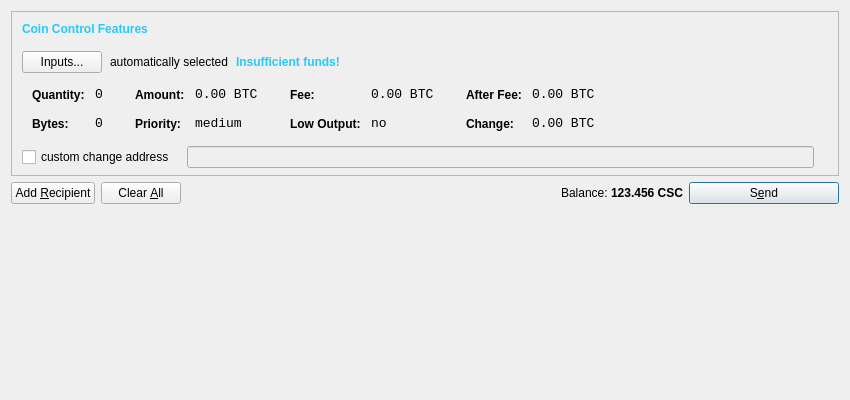
<?xml version="1.0" encoding="UTF-8"?>
<ui version="4.0">
 <class>SendCoinsDialog</class>
 <widget class="QDialog" name="SendCoinsDialog">
  <property name="geometry">
   <rect>
    <x>0</x>
    <y>0</y>
    <width>850</width>
    <height>400</height>
   </rect>
  </property>
  <property name="windowTitle">
   <string>Send Coins</string>
  </property>
  <layout class="QVBoxLayout" name="verticalLayout" stretch="0,0,1">
   <property name="bottomMargin">
    <number>8</number>
   </property>
   <item>
    <widget class="QFrame" name="frameCoinControl">
     <property name="sizePolicy">
      <sizepolicy hsizetype="Expanding" vsizetype="Expanding">
       <horstretch>0</horstretch>
       <verstretch>0</verstretch>
      </sizepolicy>
     </property>
     <property name="maximumSize">
      <size>
       <width>16777215</width>
       <height>16777215</height>
      </size>
     </property>
     <property name="frameShape">
      <enum>QFrame::StyledPanel</enum>
     </property>
     <property name="frameShadow">
      <enum>QFrame::Sunken</enum>
     </property>
     <layout class="QVBoxLayout" name="verticalLayoutCoinControl2">
      <property name="spacing">
       <number>6</number>
      </property>
      <property name="leftMargin">
       <number>0</number>
      </property>
      <property name="topMargin">
       <number>0</number>
      </property>
      <property name="rightMargin">
       <number>0</number>
      </property>
      <property name="bottomMargin">
       <number>6</number>
      </property>
      <item>
       <layout class="QVBoxLayout" name="verticalLayoutCoinControl" stretch="0,0,0,0,1">
        <property name="spacing">
         <number>0</number>
        </property>
        <property name="leftMargin">
         <number>10</number>
        </property>
        <property name="topMargin">
         <number>10</number>
        </property>
        <item>
         <layout class="QHBoxLayout" name="horizontalLayoutCoinControl1">
          <property name="bottomMargin">
           <number>15</number>
          </property>
          <item>
           <widget class="QLabel" name="labelCoinControlFeatures">
            <property name="sizePolicy">
             <sizepolicy hsizetype="Preferred" vsizetype="Maximum">
              <horstretch>0</horstretch>
              <verstretch>0</verstretch>
             </sizepolicy>
            </property>
            <property name="font">
             <font>
              <weight>75</weight>
              <bold>true</bold>
             </font>
            </property>
            <property name="styleSheet">
             <string notr="true">color:rgb(37, 201, 252);font-weight:bold;</string>
            </property>
            <property name="text">
             <string>Coin Control Features</string>
            </property>
           </widget>
          </item>
         </layout>
        </item>
        <item>
         <layout class="QHBoxLayout" name="horizontalLayoutCoinControl2" stretch="0,0,0,0">
          <property name="spacing">
           <number>8</number>
          </property>
          <property name="bottomMargin">
           <number>10</number>
          </property>
          <item>
           <widget class="QPushButton" name="pushButtonCoinControl">
            <property name="styleSheet">
             <string notr="true"/>
            </property>
            <property name="text">
             <string>Inputs...</string>
            </property>
           </widget>
          </item>
          <item>
           <widget class="QLabel" name="labelCoinControlAutomaticallySelected">
            <property name="text">
             <string>automatically selected</string>
            </property>
            <property name="margin">
             <number>5</number>
            </property>
           </widget>
          </item>
          <item>
           <widget class="QLabel" name="labelCoinControlInsuffFunds">
            <property name="font">
             <font>
              <weight>75</weight>
              <bold>true</bold>
             </font>
            </property>
            <property name="styleSheet">
             <string notr="true">color:rgb(37, 201, 252);font-weight:bold;</string>
            </property>
            <property name="text">
             <string>Insufficient funds!</string>
            </property>
            <property name="margin">
             <number>5</number>
            </property>
           </widget>
          </item>
          <item>
           <spacer name="horizontalSpacerCoinControl">
            <property name="orientation">
             <enum>Qt::Horizontal</enum>
            </property>
            <property name="sizeHint" stdset="0">
             <size>
              <width>40</width>
              <height>1</height>
             </size>
            </property>
           </spacer>
          </item>
         </layout>
        </item>
        <item>
         <widget class="QWidget" name="widgetCoinControl" native="true">
          <property name="sizePolicy">
           <sizepolicy hsizetype="Preferred" vsizetype="Preferred">
            <horstretch>0</horstretch>
            <verstretch>0</verstretch>
           </sizepolicy>
          </property>
          <property name="minimumSize">
           <size>
            <width>0</width>
            <height>0</height>
           </size>
          </property>
          <property name="styleSheet">
           <string notr="true"/>
          </property>
          <layout class="QHBoxLayout" name="horizontalLayoutCoinControl5">
           <property name="leftMargin">
            <number>0</number>
           </property>
           <property name="topMargin">
            <number>0</number>
           </property>
           <property name="rightMargin">
            <number>0</number>
           </property>
           <property name="bottomMargin">
            <number>0</number>
           </property>
           <item>
            <layout class="QHBoxLayout" name="horizontalLayoutCoinControl3" stretch="0,0,0,1">
             <property name="spacing">
              <number>20</number>
             </property>
             <property name="topMargin">
              <number>0</number>
             </property>
             <property name="bottomMargin">
              <number>10</number>
             </property>
             <item>
              <layout class="QFormLayout" name="formLayoutCoinControl1">
               <property name="horizontalSpacing">
                <number>10</number>
               </property>
               <property name="verticalSpacing">
                <number>14</number>
               </property>
               <property name="leftMargin">
                <number>10</number>
               </property>
               <property name="topMargin">
                <number>4</number>
               </property>
               <property name="rightMargin">
                <number>6</number>
               </property>
               <item row="0" column="0">
                <widget class="QLabel" name="labelCoinControlQuantityText">
                 <property name="styleSheet">
                  <string notr="true">font-weight:bold;</string>
                 </property>
                 <property name="text">
                  <string>Quantity:</string>
                 </property>
                 <property name="margin">
                  <number>0</number>
                 </property>
                </widget>
               </item>
               <item row="0" column="1">
                <widget class="QLabel" name="labelCoinControlQuantity">
                 <property name="font">
                  <font>
                   <family>Monospace</family>
                   <pointsize>10</pointsize>
                  </font>
                 </property>
                 <property name="cursor">
                  <cursorShape>IBeamCursor</cursorShape>
                 </property>
                 <property name="contextMenuPolicy">
                  <enum>Qt::ActionsContextMenu</enum>
                 </property>
                 <property name="text">
                  <string notr="true">0</string>
                 </property>
                 <property name="margin">
                  <number>0</number>
                 </property>
                 <property name="textInteractionFlags">
                  <set>Qt::LinksAccessibleByMouse|Qt::TextSelectableByKeyboard|Qt::TextSelectableByMouse</set>
                 </property>
                </widget>
               </item>
               <item row="1" column="0">
                <widget class="QLabel" name="labelCoinControlBytesText">
                 <property name="styleSheet">
                  <string notr="true">font-weight:bold;</string>
                 </property>
                 <property name="text">
                  <string>Bytes:</string>
                 </property>
                </widget>
               </item>
               <item row="1" column="1">
                <widget class="QLabel" name="labelCoinControlBytes">
                 <property name="font">
                  <font>
                   <family>Monospace</family>
                   <pointsize>10</pointsize>
                  </font>
                 </property>
                 <property name="cursor">
                  <cursorShape>IBeamCursor</cursorShape>
                 </property>
                 <property name="contextMenuPolicy">
                  <enum>Qt::ActionsContextMenu</enum>
                 </property>
                 <property name="text">
                  <string notr="true">0</string>
                 </property>
                 <property name="textInteractionFlags">
                  <set>Qt::LinksAccessibleByMouse|Qt::TextSelectableByKeyboard|Qt::TextSelectableByMouse</set>
                 </property>
                </widget>
               </item>
              </layout>
             </item>
             <item>
              <layout class="QFormLayout" name="formLayoutCoinControl2">
               <property name="horizontalSpacing">
                <number>10</number>
               </property>
               <property name="verticalSpacing">
                <number>14</number>
               </property>
               <property name="leftMargin">
                <number>6</number>
               </property>
               <property name="topMargin">
                <number>4</number>
               </property>
               <property name="rightMargin">
                <number>6</number>
               </property>
               <item row="0" column="0">
                <widget class="QLabel" name="labelCoinControlAmountText">
                 <property name="styleSheet">
                  <string notr="true">font-weight:bold;</string>
                 </property>
                 <property name="text">
                  <string>Amount:</string>
                 </property>
                 <property name="margin">
                  <number>0</number>
                 </property>
                </widget>
               </item>
               <item row="0" column="1">
                <widget class="QLabel" name="labelCoinControlAmount">
                 <property name="font">
                  <font>
                   <family>Monospace</family>
                   <pointsize>10</pointsize>
                  </font>
                 </property>
                 <property name="cursor">
                  <cursorShape>IBeamCursor</cursorShape>
                 </property>
                 <property name="contextMenuPolicy">
                  <enum>Qt::ActionsContextMenu</enum>
                 </property>
                 <property name="text">
                  <string notr="true">0.00 BTC</string>
                 </property>
                 <property name="textInteractionFlags">
                  <set>Qt::LinksAccessibleByMouse|Qt::TextSelectableByKeyboard|Qt::TextSelectableByMouse</set>
                 </property>
                </widget>
               </item>
               <item row="1" column="0">
                <widget class="QLabel" name="labelCoinControlPriorityText">
                 <property name="styleSheet">
                  <string notr="true">font-weight:bold;</string>
                 </property>
                 <property name="text">
                  <string>Priority:</string>
                 </property>
                </widget>
               </item>
               <item row="1" column="1">
                <widget class="QLabel" name="labelCoinControlPriority">
                 <property name="font">
                  <font>
                   <family>Monospace</family>
                   <pointsize>10</pointsize>
                  </font>
                 </property>
                 <property name="cursor">
                  <cursorShape>IBeamCursor</cursorShape>
                 </property>
                 <property name="contextMenuPolicy">
                  <enum>Qt::ActionsContextMenu</enum>
                 </property>
                 <property name="text">
                  <string>medium</string>
                 </property>
                 <property name="textInteractionFlags">
                  <set>Qt::LinksAccessibleByMouse|Qt::TextSelectableByKeyboard|Qt::TextSelectableByMouse</set>
                 </property>
                </widget>
               </item>
              </layout>
             </item>
             <item>
              <layout class="QFormLayout" name="formLayoutCoinControl3">
               <property name="horizontalSpacing">
                <number>10</number>
               </property>
               <property name="verticalSpacing">
                <number>14</number>
               </property>
               <property name="leftMargin">
                <number>6</number>
               </property>
               <property name="topMargin">
                <number>4</number>
               </property>
               <property name="rightMargin">
                <number>6</number>
               </property>
               <item row="0" column="0">
                <widget class="QLabel" name="labelCoinControlFeeText">
                 <property name="styleSheet">
                  <string notr="true">font-weight:bold;</string>
                 </property>
                 <property name="text">
                  <string>Fee:</string>
                 </property>
                 <property name="margin">
                  <number>0</number>
                 </property>
                </widget>
               </item>
               <item row="0" column="1">
                <widget class="QLabel" name="labelCoinControlFee">
                 <property name="font">
                  <font>
                   <family>Monospace</family>
                   <pointsize>10</pointsize>
                  </font>
                 </property>
                 <property name="cursor">
                  <cursorShape>IBeamCursor</cursorShape>
                 </property>
                 <property name="contextMenuPolicy">
                  <enum>Qt::ActionsContextMenu</enum>
                 </property>
                 <property name="text">
                  <string notr="true">0.00 BTC</string>
                 </property>
                 <property name="textInteractionFlags">
                  <set>Qt::LinksAccessibleByMouse|Qt::TextSelectableByKeyboard|Qt::TextSelectableByMouse</set>
                 </property>
                </widget>
               </item>
               <item row="1" column="0">
                <widget class="QLabel" name="labelCoinControlLowOutputText">
                 <property name="styleSheet">
                  <string notr="true">font-weight:bold;</string>
                 </property>
                 <property name="text">
                  <string>Low Output:</string>
                 </property>
                </widget>
               </item>
               <item row="1" column="1">
                <widget class="QLabel" name="labelCoinControlLowOutput">
                 <property name="font">
                  <font>
                   <family>Monospace</family>
                   <pointsize>10</pointsize>
                  </font>
                 </property>
                 <property name="cursor">
                  <cursorShape>IBeamCursor</cursorShape>
                 </property>
                 <property name="contextMenuPolicy">
                  <enum>Qt::ActionsContextMenu</enum>
                 </property>
                 <property name="text">
                  <string>no</string>
                 </property>
                 <property name="textInteractionFlags">
                  <set>Qt::LinksAccessibleByMouse|Qt::TextSelectableByKeyboard|Qt::TextSelectableByMouse</set>
                 </property>
                </widget>
               </item>
              </layout>
             </item>
             <item>
              <layout class="QFormLayout" name="formLayoutCoinControl4">
               <property name="horizontalSpacing">
                <number>10</number>
               </property>
               <property name="verticalSpacing">
                <number>14</number>
               </property>
               <property name="leftMargin">
                <number>6</number>
               </property>
               <property name="topMargin">
                <number>4</number>
               </property>
               <property name="rightMargin">
                <number>6</number>
               </property>
               <item row="0" column="0">
                <widget class="QLabel" name="labelCoinControlAfterFeeText">
                 <property name="styleSheet">
                  <string notr="true">font-weight:bold;</string>
                 </property>
                 <property name="text">
                  <string>After Fee:</string>
                 </property>
                 <property name="margin">
                  <number>0</number>
                 </property>
                </widget>
               </item>
               <item row="0" column="1">
                <widget class="QLabel" name="labelCoinControlAfterFee">
                 <property name="font">
                  <font>
                   <family>Monospace</family>
                   <pointsize>10</pointsize>
                  </font>
                 </property>
                 <property name="cursor">
                  <cursorShape>IBeamCursor</cursorShape>
                 </property>
                 <property name="contextMenuPolicy">
                  <enum>Qt::ActionsContextMenu</enum>
                 </property>
                 <property name="text">
                  <string notr="true">0.00 BTC</string>
                 </property>
                 <property name="textInteractionFlags">
                  <set>Qt::LinksAccessibleByMouse|Qt::TextSelectableByKeyboard|Qt::TextSelectableByMouse</set>
                 </property>
                </widget>
               </item>
               <item row="1" column="0">
                <widget class="QLabel" name="labelCoinControlChangeText">
                 <property name="styleSheet">
                  <string notr="true">font-weight:bold;</string>
                 </property>
                 <property name="text">
                  <string>Change:</string>
                 </property>
                </widget>
               </item>
               <item row="1" column="1">
                <widget class="QLabel" name="labelCoinControlChange">
                 <property name="font">
                  <font>
                   <family>Monospace</family>
                   <pointsize>10</pointsize>
                  </font>
                 </property>
                 <property name="cursor">
                  <cursorShape>IBeamCursor</cursorShape>
                 </property>
                 <property name="contextMenuPolicy">
                  <enum>Qt::ActionsContextMenu</enum>
                 </property>
                 <property name="text">
                  <string notr="true">0.00 BTC</string>
                 </property>
                 <property name="textInteractionFlags">
                  <set>Qt::LinksAccessibleByMouse|Qt::TextSelectableByKeyboard|Qt::TextSelectableByMouse</set>
                 </property>
                </widget>
               </item>
              </layout>
             </item>
            </layout>
           </item>
          </layout>
         </widget>
        </item>
        <item>
         <layout class="QHBoxLayout" name="horizontalLayoutCoinControl4" stretch="0,0,0">
          <property name="spacing">
           <number>12</number>
          </property>
          <property name="sizeConstraint">
           <enum>QLayout::SetDefaultConstraint</enum>
          </property>
          <property name="topMargin">
           <number>5</number>
          </property>
          <property name="rightMargin">
           <number>5</number>
          </property>
          <item>
           <widget class="QCheckBox" name="checkBoxCoinControlChange">
            <property name="text">
             <string>custom change address</string>
            </property>
           </widget>
          </item>
          <item>
           <widget class="QLineEdit" name="lineEditCoinControlChange">
            <property name="enabled">
             <bool>false</bool>
            </property>
            <property name="sizePolicy">
             <sizepolicy hsizetype="Expanding" vsizetype="Fixed">
              <horstretch>0</horstretch>
              <verstretch>0</verstretch>
             </sizepolicy>
            </property>
           </widget>
          </item>
          <item>
           <widget class="QLabel" name="labelCoinControlChangeLabel">
            <property name="sizePolicy">
             <sizepolicy hsizetype="Preferred" vsizetype="Expanding">
              <horstretch>0</horstretch>
              <verstretch>0</verstretch>
             </sizepolicy>
            </property>
            <property name="minimumSize">
             <size>
              <width>0</width>
              <height>0</height>
             </size>
            </property>
            <property name="text">
             <string/>
            </property>
            <property name="margin">
             <number>3</number>
            </property>
           </widget>
          </item>
         </layout>
        </item>
        <item>
         <spacer name="verticalSpacerCoinControl">
          <property name="orientation">
           <enum>Qt::Vertical</enum>
          </property>
          <property name="sizeHint" stdset="0">
           <size>
            <width>800</width>
            <height>1</height>
           </size>
          </property>
         </spacer>
        </item>
       </layout>
      </item>
     </layout>
    </widget>
   </item>
   <item>
    <layout class="QHBoxLayout" name="horizontalLayout">
     <item>
      <widget class="QPushButton" name="addButton">
       <property name="toolTip">
        <string>Send to multiple recipients at once</string>
       </property>
       <property name="text">
        <string>Add &amp;Recipient</string>
       </property>
       <property name="icon">
        <iconset resource="../bitcoin.qrc">
         <normaloff>:/icons/add</normaloff>:/icons/add</iconset>
       </property>
       <property name="autoDefault">
        <bool>false</bool>
       </property>
      </widget>
     </item>
     <item>
      <widget class="QPushButton" name="clearButton">
       <property name="sizePolicy">
        <sizepolicy hsizetype="Minimum" vsizetype="Fixed">
         <horstretch>0</horstretch>
         <verstretch>0</verstretch>
        </sizepolicy>
       </property>
       <property name="toolTip">
        <string>Remove all transaction fields</string>
       </property>
       <property name="text">
        <string>Clear &amp;All</string>
       </property>
       <property name="icon">
        <iconset resource="../bitcoin.qrc">
         <normaloff>:/icons/remove</normaloff>:/icons/remove</iconset>
       </property>
       <property name="autoRepeatDelay">
        <number>300</number>
       </property>
       <property name="autoDefault">
        <bool>false</bool>
       </property>
      </widget>
     </item>
     <item>
      <spacer name="horizontalSpacer">
       <property name="orientation">
        <enum>Qt::Horizontal</enum>
       </property>
       <property name="sizeHint" stdset="0">
        <size>
         <width>40</width>
         <height>20</height>
        </size>
       </property>
      </spacer>
     </item>
     <item>
      <layout class="QHBoxLayout" name="horizontalLayout_2">
       <property name="spacing">
        <number>3</number>
       </property>
       <item>
        <widget class="QLabel" name="label">
         <property name="text">
          <string>Balance:</string>
         </property>
        </widget>
       </item>
       <item>
        <widget class="QLabel" name="labelBalance">
         <property name="font">
          <font>
           <weight>75</weight>
           <bold>true</bold>
          </font>
         </property>
         <property name="cursor">
          <cursorShape>IBeamCursor</cursorShape>
         </property>
         <property name="text">
          <string>123.456 CSC</string>
         </property>
         <property name="textInteractionFlags">
          <set>Qt::LinksAccessibleByMouse|Qt::TextSelectableByKeyboard|Qt::TextSelectableByMouse</set>
         </property>
        </widget>
       </item>
      </layout>
     </item>
     <item>
      <widget class="QPushButton" name="sendButton">
       <property name="minimumSize">
        <size>
         <width>150</width>
         <height>0</height>
        </size>
       </property>
       <property name="toolTip">
        <string>Confirm the send action</string>
       </property>
       <property name="autoFillBackground">
        <bool>false</bool>
       </property>
       <property name="styleSheet">
        <string notr="true">background-color: rgb(37, 201, 252);
color: rgb(255, 255, 255);
pressed
{
background-color: rgb(0, 32, 64);
}</string>
       </property>
       <property name="text">
        <string>S&amp;end</string>
       </property>
       <property name="icon">
        <iconset resource="../bitcoin.qrc">
         <normaloff>:/icons/send</normaloff>:/icons/send</iconset>
       </property>
       <property name="default">
        <bool>true</bool>
       </property>
      </widget>
     </item>
    </layout>
   </item>
   <item>
    <widget class="QScrollArea" name="scrollArea">
     <property name="styleSheet">
      <string notr="true"/>
     </property>
     <property name="frameShape">
      <enum>QFrame::NoFrame</enum>
     </property>
     <property name="frameShadow">
      <enum>QFrame::Plain</enum>
     </property>
     <property name="widgetResizable">
      <bool>true</bool>
     </property>
     <widget class="QWidget" name="scrollAreaWidgetContents">
      <property name="geometry">
       <rect>
        <x>0</x>
        <y>0</y>
        <width>832</width>
        <height>174</height>
       </rect>
      </property>
      <property name="styleSheet">
       <string notr="true"/>
      </property>
      <layout class="QVBoxLayout" name="verticalLayout_2">
       <property name="leftMargin">
        <number>0</number>
       </property>
       <property name="topMargin">
        <number>0</number>
       </property>
       <property name="rightMargin">
        <number>0</number>
       </property>
       <property name="bottomMargin">
        <number>0</number>
       </property>
       <item>
        <widget class="QFrame" name="entries_2">
         <property name="autoFillBackground">
          <bool>false</bool>
         </property>
         <property name="styleSheet">
          <string notr="true"/>
         </property>
         <layout class="QVBoxLayout" name="entries">
          <property name="spacing">
           <number>6</number>
          </property>
         </layout>
        </widget>
       </item>
       <item>
        <spacer name="verticalSpacer">
         <property name="orientation">
          <enum>Qt::Vertical</enum>
         </property>
         <property name="sizeHint" stdset="0">
          <size>
           <width>20</width>
           <height>40</height>
          </size>
         </property>
        </spacer>
       </item>
      </layout>
     </widget>
    </widget>
   </item>
  </layout>
 </widget>
 <resources>
  <include location="../bitcoin.qrc"/>
 </resources>
 <connections/>
</ui>
